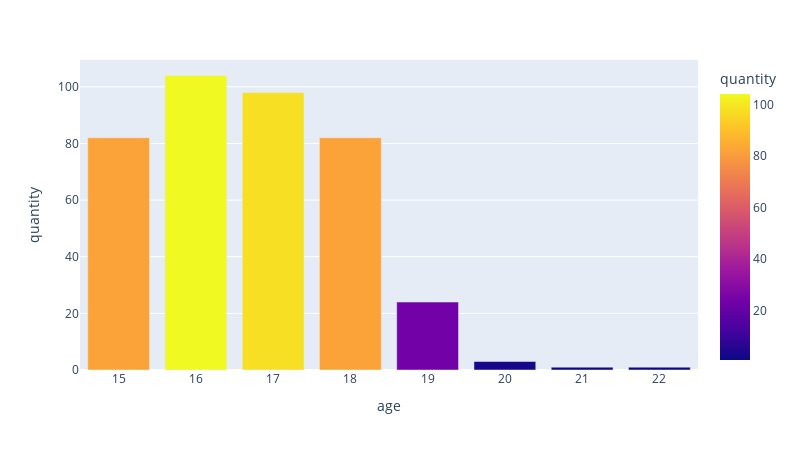

This figure's notebook cell:
### Markdown cell above
### Колонка Age (возраст ученика):

### Code cell
ColumnInfo(data.age)

### Figure 1 — Plotly figure (JSON) as saved in the notebook; plotly's stock layout.template omitted (floating-point values rounded to 4 significant figures)
{"data": [{"alignmentgroup": "True", "hovertemplate": "age=%{x}<br>quantity=%{marker.color}<extra></extra>", "legendgroup": "", "marker": {"color": [104, 98, 82, 82, 24, 3, 1, 1], "coloraxis": "coloraxis"}, "name": "", "offsetgroup": "", "orientation": "v", "showlegend": false, "textposition": "auto", "type": "bar", "x": [16, 17, 18, 15, 19, 20, 22, 21], "xaxis": "x", "y": [104, 98, 82, 82, 24, 3, 1, 1], "yaxis": "y"}], "layout": {"barmode": "relative", "coloraxis": {"colorbar": {"title": {"text": "quantity"}}, "colorscale": [[0, "#0d0887"], [0.1111, "#46039f"], [0.2222, "#7201a8"], [0.3333, "#9c179e"], [0.4444, "#bd3786"], [0.5556, "#d8576b"], [0.6667, "#ed7953"], [0.7778, "#fb9f3a"], [0.8889, "#fdca26"], [1, "#f0f921"]]}, "height": 450, "legend": {"tracegroupgap": 0}, "margin": {"t": 60}, "width": 800, "xaxis": {"anchor": "y", "domain": [0, 1], "title": {"text": "age"}}, "yaxis": {"anchor": "x", "domain": [0, 1], "title": {"text": "quantity"}}}}
